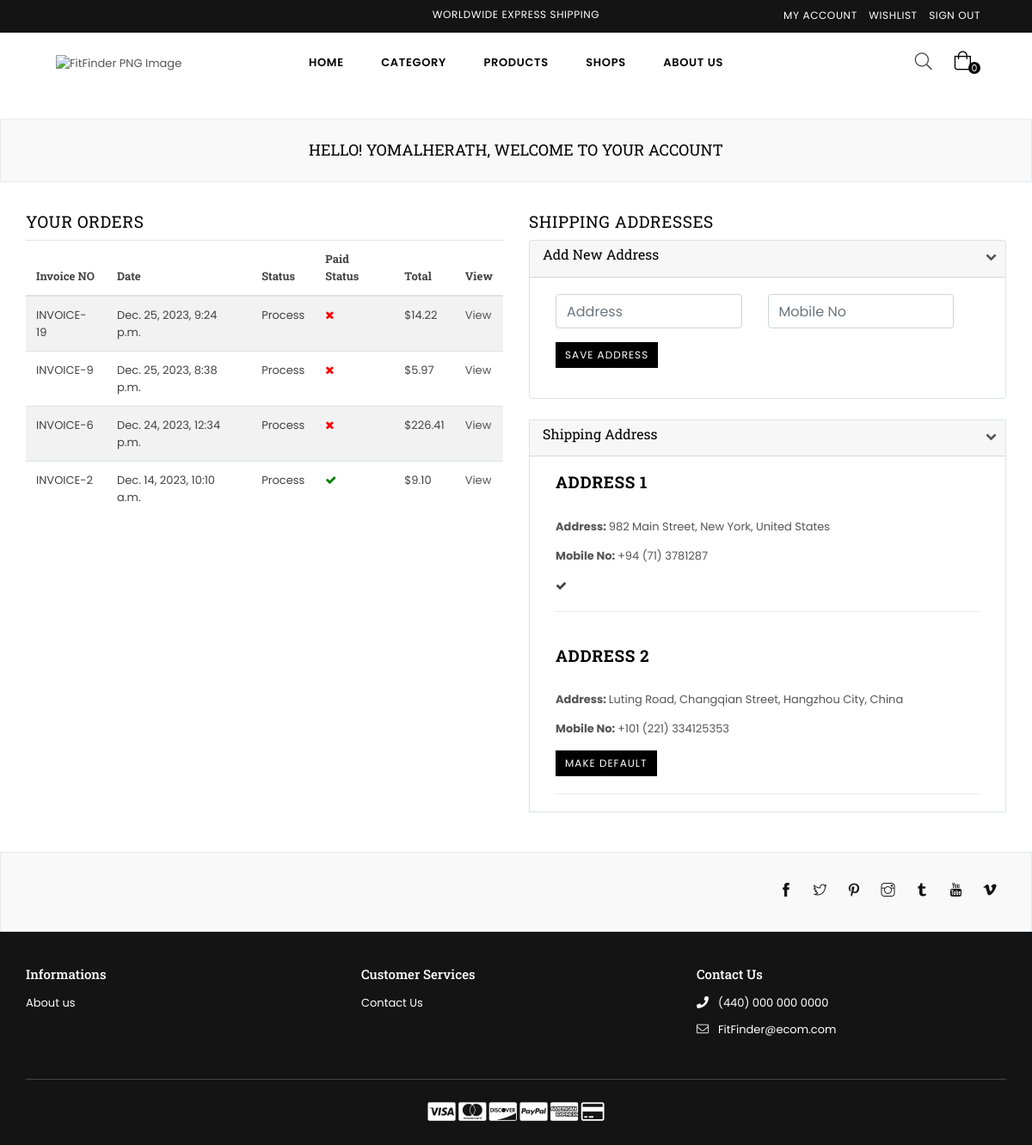
The app's page /dashboard/ (signed in), older data.
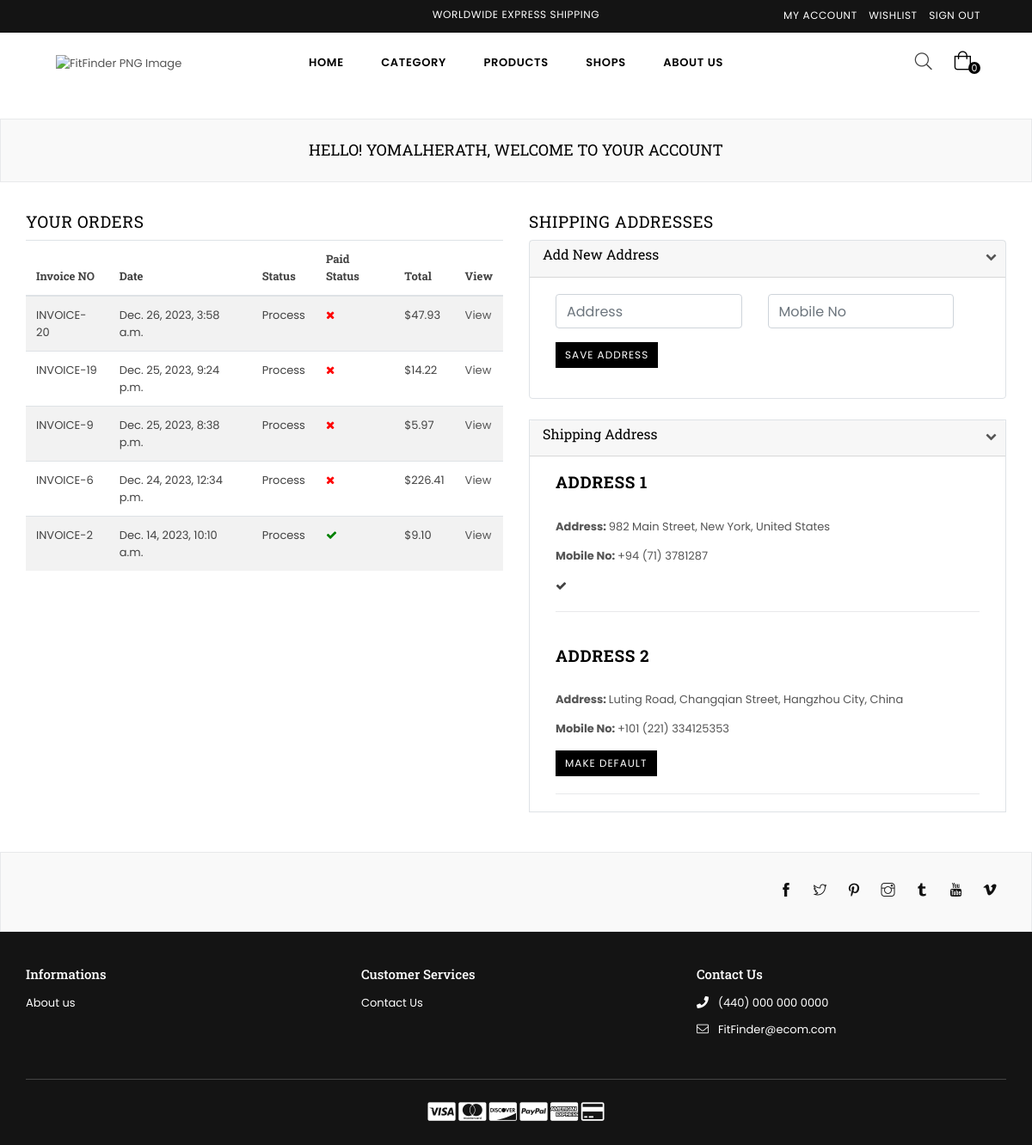
The same page, newer data.
### core/models.py (models this page shows)
class CartOrder(models.Model):
    user = models.ForeignKey(User, on_delete=models.CASCADE)
    price = models.DecimalField(max_digits=9999999999999, decimal_places=2, default="0.00")
    paid_status = models.BooleanField(default=False)
    order_date = models.DateTimeField(auto_now_add=True)
    product_status = models.CharField(choices=STATUS_CHOICE, max_length=30, default="process")
    class Meta:
        verbose_name_plural = "Cart Order"

class Address(models.Model):
    user = models.ForeignKey(User, on_delete=models.SET_NULL, null=True)
    address = models.CharField(max_length=100, null=True)
    status = models.BooleanField(default=False)
    mobile = models.CharField(max_length=200, null=True)
    class Meta:
        verbose_name_plural = "Addresses"

### core/views.py (the view, shortened to what this page needs)
# urls.py: path("dashboard/", customer_dashboard, name="dashboard"),
@login_required
def customer_dashboard(request):
    orders = CartOrder.objects.filter(user=request.user).order_by("-id")
    address = Address.objects.filter(user=request.user)
    context = {
        "orders": orders,
        "address": address,
    }
    return render(request, 'core/dashboard.html', context)

### core/context_processor.py (called while the page is built)
def default(request):
    categories = Category.objects.all()
    vendors = Vendor.objects.all()
    try:
        wishlist = Wishlist.objects.filter(user=request.user)
    except:
        messages.warrning(request, "You need to login before accessing your wishlist.")
        wishlist = 0
    try:
        address = Address.objects.get(user=request.user)
    except:
        address = None
    return{
        'categories': categories,
        'address': address,
        'vendors': vendors,
    }

### userauthentication/models.py (called while the page is built)
    def __str__(self):
        return self.username

### templates/core/dashboard.html (shortened to what the changed rows need)
{% extends 'partials/base.html' %}
{% load static %}
{% block content %}
    <div id="page-content">
    	<div class="page section-header text-center">
			<div class="page-title">
        		<div class="wrapper"><h1 class="page-width">Hello! {{request.user|title}}, Welcome to Your Account</h1></div>
      		</div>
		</div>
        <div class="container">
            <div class="row">
                <div class="col-6">
                    <h2>Your Orders</h2>
                    <div class="table-responsive-sm">
                        <table class="table table-striped">
                            <thead>
                                <tr>
                                    <th class="center">Invoice NO</th>
                                    <th class="center">Date</th>
                                    <th class="center">Status</th>
                                    <th class="center">Paid Status</th>
                                    <th class="center">Total</th>
                                    <th class="center">View</th>
                                </tr>
                            </thead>
                            <tbody>
                                {% for order in orders %}
                                <tr>
                                    <td class="center">INVOICE-{{ order.id }}</td>
                                    <td class="center">{{ order.order_date }}</td>
                                    <td class="center">{{ order.product_status|title }}</td>
                                    {% if order.paid_status == True %}
                                        <td class="center" style="color: green"><i class="fa fa-check"></i></td>
                                    {% else %}
                                        <td class="center" style="color: red"><i class="fa fa-times"></i></td>
                                    {% endif %}
                                    <td class="center">${{ order.price }}</td>
                                    <td class="center"><a href="{% url 'core:order-detail' order.id %}">View</a></td>
                                </tr>
                                {% endfor %}
                            </tbody>
                        </table>
                    </div>
                </div>
                <div class="col-6 col-sm-6 col-md-6 col-lg-6">
                	<h2 class="h2">Shipping Addresses</h2>
                    <div class="rte-setting border ">
                        {% for a in address %}
                        <div class="rte-setting container">
                            <br/>
                            <h2 class="h2"><strong>Address {{ forloop.counter}}</strong></h2>
                            <br/>
                            <p><strong>Address: </strong>{{ a.address }}</p>
                            <p><strong>Mobile No: </strong>{{ a.mobile }}</p>
                            {% if a.status %}
                                <i data-address-id="{{ a.id }}" class="fa fa-check check{{ a.id }} check"></i>
                            {% else %}
                                <button data-address-id="{{ a.id }}" class="btn btn--small make-default-address button{{ a.id }} action_btn">Make Default</button>
                            {% endif %}
                            <hr>
                        </div>
                        {% endfor %}
                    </div>
                </div>
            </div>
        </div>
    </div>
{% endblock content %}

Row changes from the older to the newer data that the page shows:
added CartOrder: id "20", order_date "Dec. 26, 2023, 3:58 a.m.", product_status "Process", paid_status False (drawn), price "47.93"
